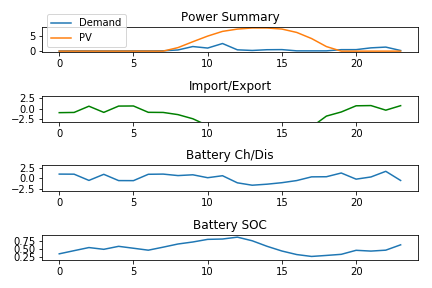

The Python source for this figure:
# -*- coding: utf-8 -*-
"""
Created on Wed Feb 28 16:34:40 2018

@author: guemruekcue
"""
from Scenario import *

print("#################################################")
print("PV Utilization")
print("#################################################")

#%%
model = ConcreteModel()
model.horizon=RangeSet(0,N-1)
model.lengthSoC=RangeSet(0,N)

model.PBAT= Var(model.horizon,bounds=(-6.4,6.4),initialize=0)      
model.PGRID_EXP= Var(model.horizon,bounds=(0,7.8),initialize=0)    
model.PGRID_IMP=Var(model.horizon, bounds=(0,7.8),initialize=0)    

model.g1exp=Var(model.horizon,within=Binary)
model.g2imp=Var(model.horizon,within=Binary)

model.SoC=Var(model.lengthSoC,bounds=(0.20,0.95))
model.PVmod=Var(model.horizon,bounds=(0,1),initialize=1)



#%%
#Objective
########################################################   
def obj_rule1(model):   #Minimum grid exchange
    return sum(model.g1exp[m]*model.PGRID_EXP[m]+ model.g2imp[m]*model.PGRID_IMP[m] for m in model.horizon)
def obj_rule2(model):   #Maximum PV utilization
    return sum((1-model.PVmod[m])*PV[m] for m in model.horizon)
def obj_rule3(model):   #Minimum power bill
    return sum(-model.g1exp[m]*model.PGRID_EXP[m]*priceExp[m]+ model.g2imp[m]*model.PGRID_IMP[m]*priceImp[m] for m in model.horizon)
model.obj=Objective(rule=obj_rule2)

#%%
#Constraints
########################################################   
    
def con_rule2(model,m):
    return Pdem[m]==model.PVmod[m]*PV[m]+model.PBAT[m] -model.g1exp[m]*model.PGRID_EXP[m]+ model.g2imp[m]*model.PGRID_IMP[m]
model.con2=Constraint(model.horizon,rule=con_rule2)

def con_rule3(model,m):
    return model.SoC[m+1]==model.SoC[m]+ model.PBAT[m]*dT/Capacity 
model.con3=Constraint(model.horizon,rule=con_rule3)

def con_rule5(model,m):
    return model.g1exp[m]+model.g2imp[m]==1
model.con5=Constraint(model.horizon,rule=con_rule5)

def con_rule6(model):
    return model.SoC[0]==0.35
model.con6=Constraint(rule=con_rule6)

#%%
#Solution
########################################################   
results = opt.solve(model)
print(results)

#%%
if __name__ == "__main__":
    print(results)
    print("#################################################")
    print("Plots")
    print("#################################################")
    
    ##################BATTERY##################    
    listsSOC= sorted(model.SoC.items()) 
    x, y = zip(*listsSOC) 
    ySOC=[]
    for value in y:
        ySOC.append(value.value)
    
    listsPBat = sorted(model.PBAT.items()) 
    x, y = zip(*listsPBat)
    pBat=[]
    for value in y:
        pBat.append(value.value)
    ##########################################
    
    
    ##################GRIDEXCHANGE############   
    listsPGridExp = sorted(model.PGRID_EXP.items()) 
    listsswitchExp = sorted(model.g1exp.items()) 
    listsPGridImp = sorted(model.PGRID_IMP.items())
    listsswitchImp = sorted(model.g2imp.items())  
    yEx=[]
    yEx_g1=[]
    yImp=[]
    yImp_g2=[]
    
    x, y = zip(*listsPGridExp)
    for value in y:
        yEx.append(value.value)
    x, y = zip(*listsswitchExp)
    for value in y:
        yEx_g1.append(value.value)
    x, y = zip(*listsPGridImp)
    for value in y:
        yImp.append(value.value)
    x, y = zip(*listsswitchImp)
    for value in y:
        yImp_g2.append(value.value)
    lenlist=len(yImp_g2)
    
    pGrid=[]
    for ts in range(lenlist):
        pGrid.append(-yEx_g1[ts]*yEx[ts]+yImp_g2[ts]*yImp[ts])
    ##########################################
        
        
    fig1=plt.subplot(4,1,1)
    fig1.set_title('Power Summary')
    plt.plot(x, Pdem,label='Demand')
    plt.plot(x, PV,label='PV')
    plt.legend()
    
    fig2=plt.subplot(4,1,2)
    fig2.set_ylim([-3,3])
    fig2.set_title('Import/Export')
    plt.plot(x, pGrid,'g')
    
    fig3=plt.subplot(4,1,3)
    fig3.set_ylim([-3,3])
    fig3.set_title('Battery Ch/Dis') 
    plt.plot(x, pBat)
    
    
    fig4=plt.subplot(4,1,4)
    fig4.set_title('Battery SOC')
    fig4.set_ylim([0.15,0.95])
    plt.plot(x, ySOC[0:lenlist])
    plt.tight_layout()
    plt.savefig('PVUtilization.png')



